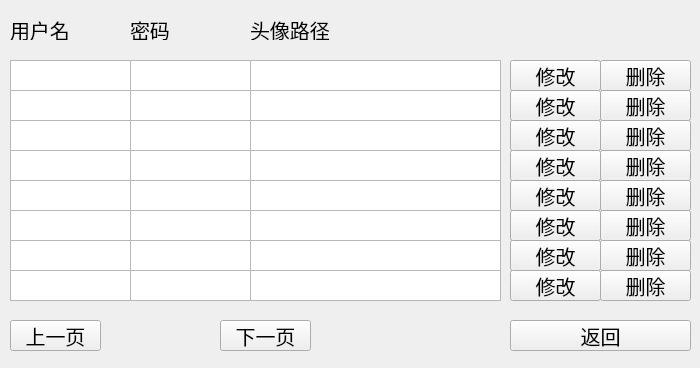
<?xml version="1.0" encoding="UTF-8"?>
<ui version="4.0">
 <class>Form</class>
 <widget class="QWidget" name="Form">
  <property name="geometry">
   <rect>
    <x>0</x>
    <y>0</y>
    <width>700</width>
    <height>368</height>
   </rect>
  </property>
  <property name="minimumSize">
   <size>
    <width>700</width>
    <height>368</height>
   </size>
  </property>
  <property name="maximumSize">
   <size>
    <width>700</width>
    <height>368</height>
   </size>
  </property>
  <property name="windowTitle">
   <string>Form</string>
  </property>
  <widget class="QLabel" name="label_2">
   <property name="geometry">
    <rect>
     <x>130</x>
     <y>20</y>
     <width>61</width>
     <height>20</height>
    </rect>
   </property>
   <property name="font">
    <font>
     <family>楷体</family>
     <pointsize>15</pointsize>
    </font>
   </property>
   <property name="text">
    <string>密码</string>
   </property>
  </widget>
  <widget class="QLabel" name="label_3">
   <property name="geometry">
    <rect>
     <x>10</x>
     <y>20</y>
     <width>61</width>
     <height>20</height>
    </rect>
   </property>
   <property name="font">
    <font>
     <family>楷体</family>
     <pointsize>15</pointsize>
    </font>
   </property>
   <property name="text">
    <string>用户名</string>
   </property>
  </widget>
  <widget class="QLabel" name="label_4">
   <property name="geometry">
    <rect>
     <x>250</x>
     <y>20</y>
     <width>91</width>
     <height>20</height>
    </rect>
   </property>
   <property name="font">
    <font>
     <family>楷体</family>
     <pointsize>15</pointsize>
    </font>
   </property>
   <property name="text">
    <string>头像路径</string>
   </property>
  </widget>
  <widget class="QPushButton" name="lastpage_Button">
   <property name="geometry">
    <rect>
     <x>10</x>
     <y>320</y>
     <width>91</width>
     <height>31</height>
    </rect>
   </property>
   <property name="font">
    <font>
     <family>楷体</family>
     <pointsize>15</pointsize>
    </font>
   </property>
   <property name="text">
    <string>上一页</string>
   </property>
  </widget>
  <widget class="QPushButton" name="nextpage_Button">
   <property name="geometry">
    <rect>
     <x>220</x>
     <y>320</y>
     <width>91</width>
     <height>31</height>
    </rect>
   </property>
   <property name="font">
    <font>
     <family>楷体</family>
     <pointsize>15</pointsize>
    </font>
   </property>
   <property name="text">
    <string>下一页</string>
   </property>
  </widget>
  <widget class="QTextBrowser" name="textBrowser_1">
   <property name="geometry">
    <rect>
     <x>10</x>
     <y>60</y>
     <width>121</width>
     <height>31</height>
    </rect>
   </property>
  </widget>
  <widget class="QTextBrowser" name="textBrowser_2">
   <property name="geometry">
    <rect>
     <x>130</x>
     <y>60</y>
     <width>121</width>
     <height>31</height>
    </rect>
   </property>
  </widget>
  <widget class="QTextBrowser" name="textBrowser_3">
   <property name="geometry">
    <rect>
     <x>250</x>
     <y>60</y>
     <width>251</width>
     <height>31</height>
    </rect>
   </property>
  </widget>
  <widget class="QPushButton" name="change_Button1">
   <property name="geometry">
    <rect>
     <x>510</x>
     <y>60</y>
     <width>91</width>
     <height>31</height>
    </rect>
   </property>
   <property name="font">
    <font>
     <family>楷体</family>
     <pointsize>15</pointsize>
    </font>
   </property>
   <property name="text">
    <string>修改</string>
   </property>
  </widget>
  <widget class="QTextBrowser" name="textBrowser_6">
   <property name="geometry">
    <rect>
     <x>250</x>
     <y>90</y>
     <width>251</width>
     <height>31</height>
    </rect>
   </property>
  </widget>
  <widget class="QPushButton" name="change_Button2">
   <property name="geometry">
    <rect>
     <x>510</x>
     <y>90</y>
     <width>91</width>
     <height>31</height>
    </rect>
   </property>
   <property name="font">
    <font>
     <family>楷体</family>
     <pointsize>15</pointsize>
    </font>
   </property>
   <property name="text">
    <string>修改</string>
   </property>
  </widget>
  <widget class="QTextBrowser" name="textBrowser_4">
   <property name="geometry">
    <rect>
     <x>10</x>
     <y>90</y>
     <width>121</width>
     <height>31</height>
    </rect>
   </property>
  </widget>
  <widget class="QTextBrowser" name="textBrowser_5">
   <property name="geometry">
    <rect>
     <x>130</x>
     <y>90</y>
     <width>121</width>
     <height>31</height>
    </rect>
   </property>
  </widget>
  <widget class="QTextBrowser" name="textBrowser_9">
   <property name="geometry">
    <rect>
     <x>250</x>
     <y>120</y>
     <width>251</width>
     <height>31</height>
    </rect>
   </property>
  </widget>
  <widget class="QPushButton" name="change_Button3">
   <property name="geometry">
    <rect>
     <x>510</x>
     <y>120</y>
     <width>91</width>
     <height>31</height>
    </rect>
   </property>
   <property name="font">
    <font>
     <family>楷体</family>
     <pointsize>15</pointsize>
    </font>
   </property>
   <property name="text">
    <string>修改</string>
   </property>
  </widget>
  <widget class="QTextBrowser" name="textBrowser_7">
   <property name="geometry">
    <rect>
     <x>10</x>
     <y>120</y>
     <width>121</width>
     <height>31</height>
    </rect>
   </property>
  </widget>
  <widget class="QTextBrowser" name="textBrowser_8">
   <property name="geometry">
    <rect>
     <x>130</x>
     <y>120</y>
     <width>121</width>
     <height>31</height>
    </rect>
   </property>
  </widget>
  <widget class="QTextBrowser" name="textBrowser_12">
   <property name="geometry">
    <rect>
     <x>250</x>
     <y>150</y>
     <width>251</width>
     <height>31</height>
    </rect>
   </property>
  </widget>
  <widget class="QPushButton" name="change_Button4">
   <property name="geometry">
    <rect>
     <x>510</x>
     <y>150</y>
     <width>91</width>
     <height>31</height>
    </rect>
   </property>
   <property name="font">
    <font>
     <family>楷体</family>
     <pointsize>15</pointsize>
    </font>
   </property>
   <property name="text">
    <string>修改</string>
   </property>
  </widget>
  <widget class="QTextBrowser" name="textBrowser_10">
   <property name="geometry">
    <rect>
     <x>10</x>
     <y>150</y>
     <width>121</width>
     <height>31</height>
    </rect>
   </property>
  </widget>
  <widget class="QTextBrowser" name="textBrowser_11">
   <property name="geometry">
    <rect>
     <x>130</x>
     <y>150</y>
     <width>121</width>
     <height>31</height>
    </rect>
   </property>
  </widget>
  <widget class="QTextBrowser" name="textBrowser_15">
   <property name="geometry">
    <rect>
     <x>250</x>
     <y>180</y>
     <width>251</width>
     <height>31</height>
    </rect>
   </property>
  </widget>
  <widget class="QPushButton" name="change_Button5">
   <property name="geometry">
    <rect>
     <x>510</x>
     <y>180</y>
     <width>91</width>
     <height>31</height>
    </rect>
   </property>
   <property name="font">
    <font>
     <family>楷体</family>
     <pointsize>15</pointsize>
    </font>
   </property>
   <property name="text">
    <string>修改</string>
   </property>
  </widget>
  <widget class="QTextBrowser" name="textBrowser_13">
   <property name="geometry">
    <rect>
     <x>10</x>
     <y>180</y>
     <width>121</width>
     <height>31</height>
    </rect>
   </property>
  </widget>
  <widget class="QTextBrowser" name="textBrowser_14">
   <property name="geometry">
    <rect>
     <x>130</x>
     <y>180</y>
     <width>121</width>
     <height>31</height>
    </rect>
   </property>
  </widget>
  <widget class="QTextBrowser" name="textBrowser_18">
   <property name="geometry">
    <rect>
     <x>250</x>
     <y>210</y>
     <width>251</width>
     <height>31</height>
    </rect>
   </property>
  </widget>
  <widget class="QPushButton" name="change_Button6">
   <property name="geometry">
    <rect>
     <x>510</x>
     <y>210</y>
     <width>91</width>
     <height>31</height>
    </rect>
   </property>
   <property name="font">
    <font>
     <family>楷体</family>
     <pointsize>15</pointsize>
    </font>
   </property>
   <property name="text">
    <string>修改</string>
   </property>
  </widget>
  <widget class="QTextBrowser" name="textBrowser_16">
   <property name="geometry">
    <rect>
     <x>10</x>
     <y>210</y>
     <width>121</width>
     <height>31</height>
    </rect>
   </property>
  </widget>
  <widget class="QTextBrowser" name="textBrowser_17">
   <property name="geometry">
    <rect>
     <x>130</x>
     <y>210</y>
     <width>121</width>
     <height>31</height>
    </rect>
   </property>
  </widget>
  <widget class="QTextBrowser" name="textBrowser_21">
   <property name="geometry">
    <rect>
     <x>250</x>
     <y>240</y>
     <width>251</width>
     <height>31</height>
    </rect>
   </property>
  </widget>
  <widget class="QPushButton" name="change_Button7">
   <property name="geometry">
    <rect>
     <x>510</x>
     <y>240</y>
     <width>91</width>
     <height>31</height>
    </rect>
   </property>
   <property name="font">
    <font>
     <family>楷体</family>
     <pointsize>15</pointsize>
    </font>
   </property>
   <property name="text">
    <string>修改</string>
   </property>
  </widget>
  <widget class="QTextBrowser" name="textBrowser_19">
   <property name="geometry">
    <rect>
     <x>10</x>
     <y>240</y>
     <width>121</width>
     <height>31</height>
    </rect>
   </property>
  </widget>
  <widget class="QTextBrowser" name="textBrowser_20">
   <property name="geometry">
    <rect>
     <x>130</x>
     <y>240</y>
     <width>121</width>
     <height>31</height>
    </rect>
   </property>
  </widget>
  <widget class="QTextBrowser" name="textBrowser_22">
   <property name="geometry">
    <rect>
     <x>10</x>
     <y>270</y>
     <width>121</width>
     <height>31</height>
    </rect>
   </property>
  </widget>
  <widget class="QTextBrowser" name="textBrowser_23">
   <property name="geometry">
    <rect>
     <x>130</x>
     <y>270</y>
     <width>121</width>
     <height>31</height>
    </rect>
   </property>
  </widget>
  <widget class="QPushButton" name="change_Button8">
   <property name="geometry">
    <rect>
     <x>510</x>
     <y>270</y>
     <width>91</width>
     <height>31</height>
    </rect>
   </property>
   <property name="font">
    <font>
     <family>楷体</family>
     <pointsize>15</pointsize>
    </font>
   </property>
   <property name="text">
    <string>修改</string>
   </property>
  </widget>
  <widget class="QTextBrowser" name="textBrowser_24">
   <property name="geometry">
    <rect>
     <x>250</x>
     <y>270</y>
     <width>251</width>
     <height>31</height>
    </rect>
   </property>
  </widget>
  <widget class="QPushButton" name="change_Button4_2">
   <property name="geometry">
    <rect>
     <x>600</x>
     <y>150</y>
     <width>91</width>
     <height>31</height>
    </rect>
   </property>
   <property name="font">
    <font>
     <family>楷体</family>
     <pointsize>15</pointsize>
    </font>
   </property>
   <property name="text">
    <string>删除</string>
   </property>
  </widget>
  <widget class="QPushButton" name="change_Button6_2">
   <property name="geometry">
    <rect>
     <x>600</x>
     <y>210</y>
     <width>91</width>
     <height>31</height>
    </rect>
   </property>
   <property name="font">
    <font>
     <family>楷体</family>
     <pointsize>15</pointsize>
    </font>
   </property>
   <property name="text">
    <string>删除</string>
   </property>
  </widget>
  <widget class="QPushButton" name="change_Button2_2">
   <property name="geometry">
    <rect>
     <x>600</x>
     <y>90</y>
     <width>91</width>
     <height>31</height>
    </rect>
   </property>
   <property name="font">
    <font>
     <family>楷体</family>
     <pointsize>15</pointsize>
    </font>
   </property>
   <property name="text">
    <string>删除</string>
   </property>
  </widget>
  <widget class="QPushButton" name="change_Button7_2">
   <property name="geometry">
    <rect>
     <x>600</x>
     <y>240</y>
     <width>91</width>
     <height>31</height>
    </rect>
   </property>
   <property name="font">
    <font>
     <family>楷体</family>
     <pointsize>15</pointsize>
    </font>
   </property>
   <property name="text">
    <string>删除</string>
   </property>
  </widget>
  <widget class="QPushButton" name="change_Button3_2">
   <property name="geometry">
    <rect>
     <x>600</x>
     <y>120</y>
     <width>91</width>
     <height>31</height>
    </rect>
   </property>
   <property name="font">
    <font>
     <family>楷体</family>
     <pointsize>15</pointsize>
    </font>
   </property>
   <property name="text">
    <string>删除</string>
   </property>
  </widget>
  <widget class="QPushButton" name="change_Button8_2">
   <property name="geometry">
    <rect>
     <x>600</x>
     <y>270</y>
     <width>91</width>
     <height>31</height>
    </rect>
   </property>
   <property name="font">
    <font>
     <family>楷体</family>
     <pointsize>15</pointsize>
    </font>
   </property>
   <property name="text">
    <string>删除</string>
   </property>
  </widget>
  <widget class="QPushButton" name="change_Button1_2">
   <property name="geometry">
    <rect>
     <x>600</x>
     <y>60</y>
     <width>91</width>
     <height>31</height>
    </rect>
   </property>
   <property name="font">
    <font>
     <family>楷体</family>
     <pointsize>15</pointsize>
    </font>
   </property>
   <property name="text">
    <string>删除</string>
   </property>
  </widget>
  <widget class="QPushButton" name="change_Button5_2">
   <property name="geometry">
    <rect>
     <x>600</x>
     <y>180</y>
     <width>91</width>
     <height>31</height>
    </rect>
   </property>
   <property name="font">
    <font>
     <family>楷体</family>
     <pointsize>15</pointsize>
    </font>
   </property>
   <property name="text">
    <string>删除</string>
   </property>
  </widget>
  <widget class="QPushButton" name="back_Button">
   <property name="geometry">
    <rect>
     <x>510</x>
     <y>320</y>
     <width>181</width>
     <height>31</height>
    </rect>
   </property>
   <property name="font">
    <font>
     <family>楷体</family>
     <pointsize>15</pointsize>
    </font>
   </property>
   <property name="text">
    <string>返回</string>
   </property>
  </widget>
 </widget>
 <resources/>
 <connections/>
</ui>
